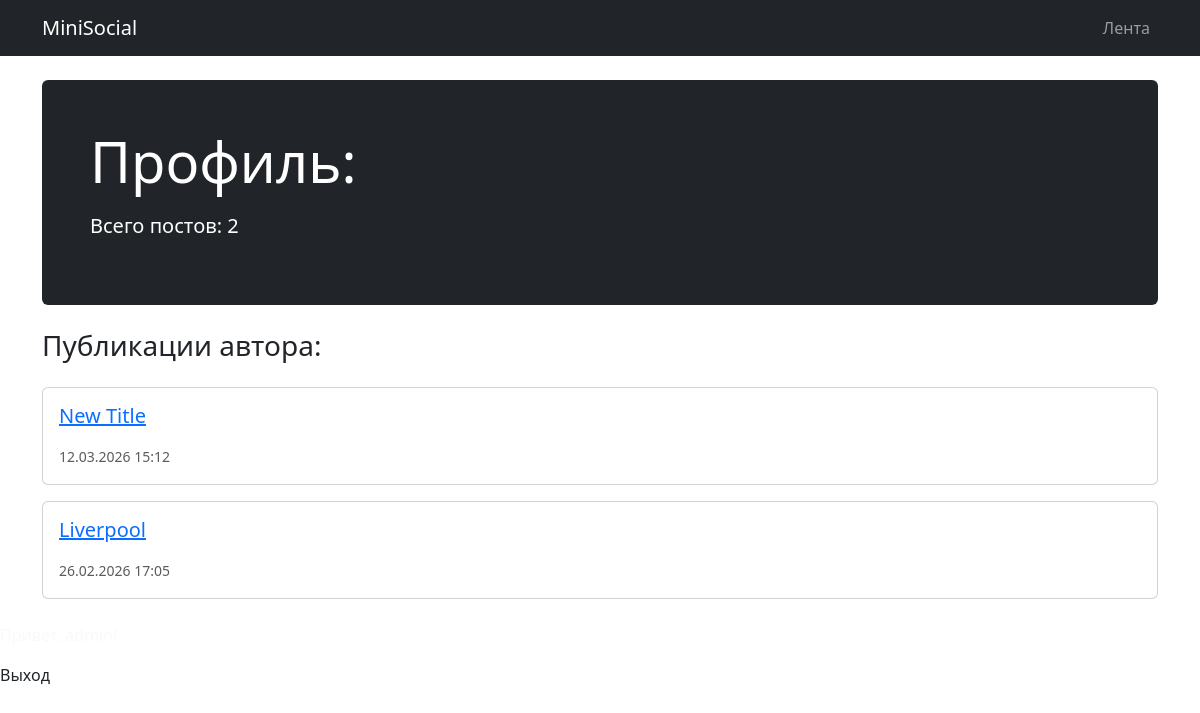
Screenshot of /user/1/posts/ with the database file from the repository.
### posts/models.py (models this page shows, shortened)
class Post(models.Model):
    title = models.CharField(max_length=200)
    content = models.TextField()
    author = models.ForeignKey(User, on_delete=models.CASCADE)
    created_at = models.DateTimeField(auto_now_add=True)

### posts/views.py (the view)
# urls.py: path('user/<int:user_id>/posts/', views.user_posts, name='user_posts'),
def user_posts(request, user_id):
    user = get_object_or_404(User, id=user_id)
    posts = Post.objects.filter(author=user).order_by('-created_at')
    return render(request, 'posts/user_posts.html', {'posts': posts, 'user': user})

### templates/posts/user_posts.html (shortened to what this page needs)
{% extends 'base.html' %}
{% block content %}
    <div class="jumbotron p-4 p-md-5 text-white rounded bg-dark mb-4">
        <div class="col-md-6 px-0">
            <h1 class="display-4 font-italic">Профиль: {{ profile_user.username }}</h1>
            <p class="lead my-3">Всего постов: {{ posts.count }}</p>
        </div>
    </div>
    <h3 class="mb-4">Публикации автора:</h3>
    {% for post in posts %}
        <div class="card mb-3">
            <div class="card-body">
                <h5 class="card-title"><a href="{% url 'post_detail' post.id %}">{{ post.title }}</a></h5>
                <small class="text-muted">{{ post.created_at|date:"d.m.Y H:i" }}</small>
            </div>
        </div>
    {% empty %}
        <p>Этот пользователь еще ничего не опубликовал.</p>
    {% endfor %}
{% endblock %}

### rows the page displays
Post: title "New Title", created_at "12.03.2026 15:12"
Post: title "Liverpool", created_at "26.02.2026 17:05"

### other values shown
{{ posts.count }} "2"
